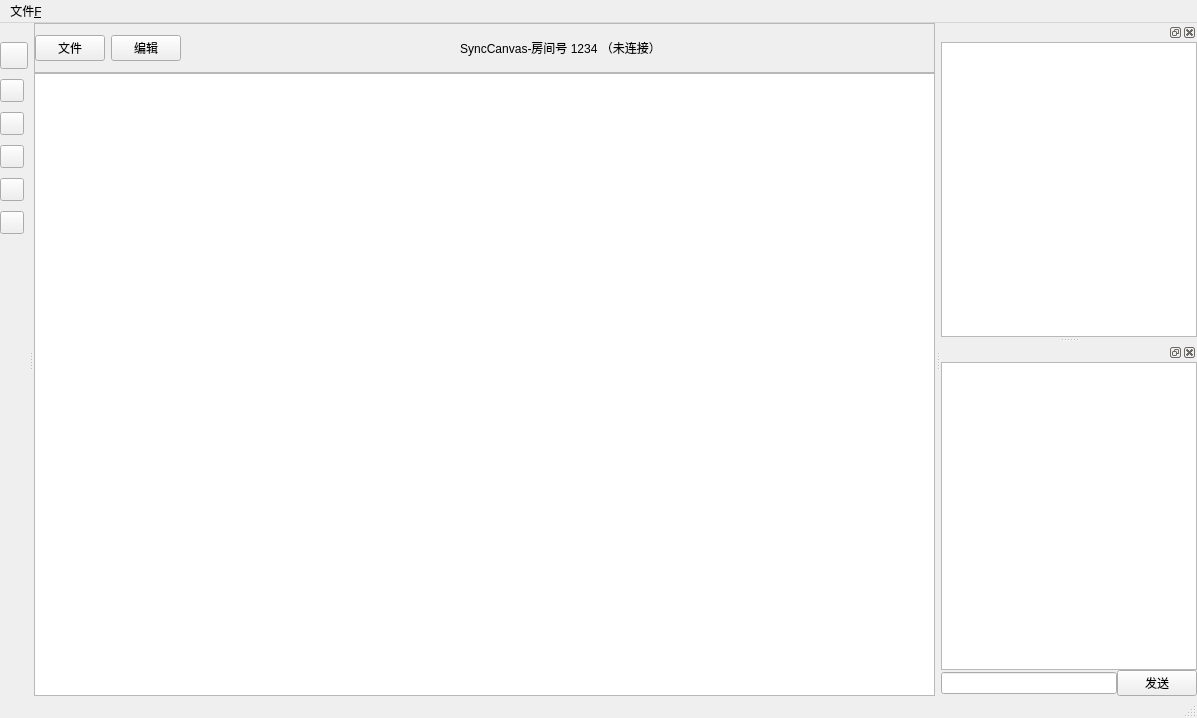
<?xml version="1.0" encoding="UTF-8"?>
<ui version="4.0">
 <class>Canvas</class>
 <widget class="QMainWindow" name="Canvas">
  <property name="geometry">
   <rect>
    <x>0</x>
    <y>0</y>
    <width>1197</width>
    <height>718</height>
   </rect>
  </property>
  <property name="windowTitle">
   <string>MainWindow</string>
  </property>
  <property name="styleSheet">
   <string notr="true">/* ================= 1. 全局架构：高级灰蓝底色 ================= */
QMainWindow {
    background-color: #f7f9fc; /* 灰蓝背景，制造层次感 */
}

/* 隐藏分割线视觉效果，但保留物理拖拽，让背景透出来 */
QMainWindow::separator {
    background-color: #f7f9fc;
    width: 6px;  /* 稍微宽一点，让缝隙更明显，形成模块分离感 */
    height: 6px;
}
QMainWindow::separator:hover {
    background-color: #e0e6ed; /* 鼠标放上去稍微变深 */
}

/* 基础去边框：先把所有控件的丑陋默认边框去掉，后面单独加 */
QGraphicsView, QTreeWidget, QListWidget, QTextBrowser, QLineEdit {
    border: none;
    background-color: #ffffff;
    outline: none; /* 去掉选中时的虚线框 */
}

/* ================= 2. 顶部导航栏 (#topNavBar) ================= */
#topNavBar {
    background-color: #ffffff;
    border-bottom: 1px solid #dcdcdc; /* 底部加一条稍深的线，把顶栏“托”起来 */
}

/* 顶部标题 */
#topNavBar QLabel {
    color: #333333;
    font-size: 14px;
    font-weight: bold;
    font-family: &quot;Microsoft YaHei UI&quot;, &quot;Segoe UI&quot;;
    border: none;
    background: transparent;
    padding: 0 10px;
}

/* 顶部按钮 (文件、编辑) */
#topNavBar QPushButton {
    background: transparent;
    border: none;
    color: #555;
    font-size: 13px;
    padding: 6px 12px;
    border-radius: 4px;
    font-family: &quot;Microsoft YaHei&quot;;
}
#topNavBar QPushButton:hover {
    background-color: #f0f2f5;
    color: #000;
}
#topNavBar QPushButton:pressed {
    background-color: #e6e6e6;
}

/* ================= 3. 中间画板 (Canvas) ================= */
QGraphicsView {
    background-color: #f0f0f0;			/* 灰色背景*/
    /* 【视觉重心】边框颜色加深 */
    border: 1px solid #c0c4cc; 
    border-radius: 6px;
    /* 关键：利用 margin 让画板四周露出一点灰色的背景 */
    margin: 10px; 
}

/* ================= 4. 侧边栏架构 (Docks) ================= */
QDockWidget {
    border: none;
    background-color: transparent; /* 让 Dock 自身透明 */
}

/* Dock 里面的实际容器变白 */
QDockWidget &gt; QWidget {
    background-color: #ffffff;
    border-left: 1px solid #dcdcdc; /* 默认右侧 Dock 左边加线 */
}

/* 左侧工具栏 Dock 特殊处理 (线在右边) */
#tool_dock &gt; QWidget {
    border-left: none;
    border-right: 1px solid #dcdcdc; 
}

/* ================= 5. 右侧聊天区域 (显形修复版) ================= */

/* 聊天记录框 */
QDockWidget QTextBrowser {
    border: 1px solid #c0c4cc; /* 清晰的中灰边框 */
    border-radius: 4px;
    background-color: #ffffff;
    margin-bottom: 8px;        /* 和下方输入框拉开距离 */
}

/* 聊天输入框 - 使用ID选择器强制生效 */
#input_edit {
    border: 1px solid #c0c4cc; /* 【关键】实实在在的边框 */
    background-color: #ffffff; /* 纯白背景 */
    border-radius: 4px;
    padding: 6px 8px;
    color: #333;
    min-height: 20px;
}
/* 备用：如果上面的ID不对，这个类选择器也能兜底 */
QDockWidget QLineEdit {
    border: 1px solid #c0c4cc;
    background-color: #ffffff;
    border-radius: 4px;
    padding: 6px 8px;
}

/* 输入框聚焦状态 */
#input_edit:focus, QDockWidget QLineEdit:focus {
    border: 1px solid #0078d7; /* 选中变蓝 */
    background-color: #ffffff;
}

/* 发送按钮 */
QPushButton#send_btn {
    background-color: #0078d7;
    color: white;
    border: none;
    border-radius: 4px; /* 和输入框保持一致的方圆角 */
    padding: 6px 15px;
    margin-left: 5px;
    font-weight: bold;
}
QPushButton#pushButton:hover {
    background-color: #0063b1;
}
QPushButton#pushButton:pressed {
    background-color: #004e8c;
}

/* ================= 6. 右侧列表 (在线用户) ================= */
QTreeWidget, QListWidget {
    /* 修复：给整个列表加边框，或者保持无边框看个人喜好，这里加个细边框防散 */
    border: 1px solid #e0e0e0; 
    border-radius: 4px;
    padding: 4px;
/* 关键属性：让选中高亮覆盖到左侧的分支图标区域 */
    show-decoration-selected: 1;
/* 配合原本的选中颜色 */
    selection-background-color: #e6f4ff;
}

QTreeWidget::item, QListWidget::item {
	height: 40px; /* 给每行一点高度，不那么挤 */
    padding: 6px;
    margin: 2px 4px;
    border: none;
    border-radius: 4px;
}

/* 选中状态：清爽的淡蓝卡片 */
QTreeWidget::item:selected, QListWidget::item:selected {
    background-color: #e6f4ff;
    color: #0078d7;
}

QTreeWidget::item:hover {
    background-color: #f5f7fa;
}

/* ================= 7. 左侧工具栏按钮 ================= */
#tool_dock QToolButton {
    border: none;
    background: transparent;
    border-radius: 6px;
    padding: 8px;
    margin: 4px;
}
#tool_dock QToolButton:hover {
    background-color: #f0f2f5;
}
#tool_dock QToolButton:checked {
    background-color: #e6f4ff;
    border: 1px solid #0078d7; /* 选中时加个蓝框 */
}

/* ================= 8. 顶部 Tab (切换条) - 纯色块风格 ================= */
QMainWindow QTabBar::tab {
    background: transparent;  /* 未选中时背景透明 */
    border: none;
    /* 增加一点内边距，让色块看起来饱满，不像文字挤在一起 */
    padding: 6px 20px;       
    color: #666;              /* 未选中时文字灰色 */
    font-weight: bold;
    
    /* 【关键】给 Tab 之间留出缝隙，让它们变成独立的“按钮” */
    margin-right: 5px;
    margin-bottom: 2px;       /* 稍微留点底边距，不要贴死内容区 */
    
    /* 加个圆角，视觉效果更现代，不像死板的方块 */
    border-radius: 4px;
}

/* 鼠标悬停在未选中的 Tab 上时 */
QMainWindow QTabBar::tab:hover {
    background-color: #e6f4ff; /* 极淡的蓝色背景，提示可以点击 */
    color: #0078d7;
}

/* 【核心修改】选中状态：全蓝背景 + 白字 */
QMainWindow QTabBar::tab:selected {
    background-color: #0078d7; /* 你的主题蓝 */
    color: #ffffff;            /* 纯白文字 */
    border: none;              /* 彻底去掉之前的底部蓝线 */
}
/* ================= 9. 浮动窗口与标题栏美化 (极简版) ================= */

/* 1. 标题栏：纯白、干净、带一条底线 */
QDockWidget::title {
    background-color: #ffffff;
    text-align: left;
    padding: 6px 10px;
    border-bottom: 1px solid #e0e0e0; /* 只有这一条淡淡的线 */
    font-weight: bold;
    color: #333;
}

/* 2. 主体：完全去掉边框，依靠系统自带的窗口阴影 */
QDockWidget {
    border: none;
}

/* 3. 按钮美化：保持精致 */
QDockWidget::close-button, QDockWidget::float-button {
    border: none;
    background: transparent;
    border-radius: 4px;
    width: 24px;   
    height: 24px;
    subcontrol-position: center right; 
    subcontrol-origin: padding;
}

/* 调整按钮位置 */
QDockWidget::close-button { right: 5px; }
QDockWidget::float-button { right: 35px; }

/* 鼠标悬停 */
QDockWidget::close-button:hover, QDockWidget::float-button:hover {
    background-color: #f0f2f5;
}
QDockWidget::close-button:pressed, QDockWidget::float-button:pressed {
    background-color: #e6e6e6;
}</string>
  </property>
  <widget class="QWidget" name="centralwidget">
   <layout class="QGridLayout" name="gridLayout">
    <property name="leftMargin">
     <number>0</number>
    </property>
    <property name="topMargin">
     <number>0</number>
    </property>
    <property name="rightMargin">
     <number>0</number>
    </property>
    <property name="bottomMargin">
     <number>0</number>
    </property>
    <property name="spacing">
     <number>0</number>
    </property>
    <item row="1" column="0">
     <widget class="QGraphicsView" name="graphicsView"/>
    </item>
    <item row="0" column="0">
     <widget class="QFrame" name="topNavBar">
      <property name="minimumSize">
       <size>
        <width>0</width>
        <height>50</height>
       </size>
      </property>
      <property name="frameShape">
       <enum>QFrame::StyledPanel</enum>
      </property>
      <property name="frameShadow">
       <enum>QFrame::Raised</enum>
      </property>
      <layout class="QHBoxLayout" name="horizontalLayout_2">
       <property name="leftMargin">
        <number>0</number>
       </property>
       <property name="topMargin">
        <number>0</number>
       </property>
       <property name="rightMargin">
        <number>0</number>
       </property>
       <property name="bottomMargin">
        <number>0</number>
       </property>
       <item>
        <widget class="QPushButton" name="file_btn">
         <property name="maximumSize">
          <size>
           <width>70</width>
           <height>16777215</height>
          </size>
         </property>
         <property name="text">
          <string>文件</string>
         </property>
        </widget>
       </item>
       <item>
        <widget class="QPushButton" name="edit_btn">
         <property name="maximumSize">
          <size>
           <width>70</width>
           <height>16777215</height>
          </size>
         </property>
         <property name="text">
          <string>编辑</string>
         </property>
        </widget>
       </item>
       <item>
        <widget class="QLabel" name="title_label">
         <property name="text">
          <string>SyncCanvas-房间号 1234 （未连接）</string>
         </property>
         <property name="alignment">
          <set>Qt::AlignCenter</set>
         </property>
        </widget>
       </item>
      </layout>
     </widget>
    </item>
   </layout>
  </widget>
  <widget class="QMenuBar" name="menubar">
   <property name="geometry">
    <rect>
     <x>0</x>
     <y>0</y>
     <width>1197</width>
     <height>21</height>
    </rect>
   </property>
   <widget class="QMenu" name="menu_F">
    <property name="title">
     <string>文件&amp;F</string>
    </property>
    <addaction name="input_img"/>
    <addaction name="creatRoom_action"/>
   </widget>
   <addaction name="menu_F"/>
  </widget>
  <widget class="QStatusBar" name="statusbar"/>
  <widget class="QDockWidget" name="tool_dock">
   <property name="features">
    <set>QDockWidget::NoDockWidgetFeatures</set>
   </property>
   <property name="allowedAreas">
    <set>Qt::NoDockWidgetArea</set>
   </property>
   <attribute name="dockWidgetArea">
    <number>1</number>
   </attribute>
   <widget class="QWidget" name="dockWidgetContents">
    <layout class="QVBoxLayout" name="verticalLayout_3">
     <property name="spacing">
      <number>10</number>
     </property>
     <property name="leftMargin">
      <number>0</number>
     </property>
     <property name="topMargin">
      <number>0</number>
     </property>
     <property name="rightMargin">
      <number>0</number>
     </property>
     <property name="bottomMargin">
      <number>0</number>
     </property>
     <item>
      <widget class="QToolButton" name="pen_tool">
       <property name="maximumSize">
        <size>
         <width>16777215</width>
         <height>16777215</height>
        </size>
       </property>
       <property name="styleSheet">
        <string notr="true"/>
       </property>
       <property name="text">
        <string/>
       </property>
       <property name="iconSize">
        <size>
         <width>20</width>
         <height>20</height>
        </size>
       </property>
       <property name="checkable">
        <bool>true</bool>
       </property>
       <property name="autoExclusive">
        <bool>false</bool>
       </property>
      </widget>
     </item>
     <item>
      <widget class="QToolButton" name="eraser_tool">
       <property name="styleSheet">
        <string notr="true">border-image: url(:/res/Eraser.png);</string>
       </property>
       <property name="text">
        <string/>
       </property>
       <property name="checkable">
        <bool>true</bool>
       </property>
       <property name="autoExclusive">
        <bool>false</bool>
       </property>
      </widget>
     </item>
     <item>
      <widget class="QToolButton" name="rect_tool">
       <property name="styleSheet">
        <string notr="true">border-image: url(:/res/shape_rect.png);</string>
       </property>
       <property name="text">
        <string/>
       </property>
       <property name="checkable">
        <bool>true</bool>
       </property>
       <property name="autoExclusive">
        <bool>false</bool>
       </property>
      </widget>
     </item>
     <item>
      <widget class="QToolButton" name="oval_tool">
       <property name="styleSheet">
        <string notr="true">border-image: url(:/res/shape_oval.png);</string>
       </property>
       <property name="text">
        <string/>
       </property>
       <property name="checkable">
        <bool>true</bool>
       </property>
       <property name="autoExclusive">
        <bool>false</bool>
       </property>
      </widget>
     </item>
     <item>
      <widget class="QToolButton" name="width_tool">
       <property name="styleSheet">
        <string notr="true">border-image: url(:/res/pen_width.png);</string>
       </property>
       <property name="text">
        <string/>
       </property>
      </widget>
     </item>
     <item>
      <widget class="QToolButton" name="color_tool">
       <property name="styleSheet">
        <string notr="true">border-image: url(:/res/color_wheel.png);</string>
       </property>
       <property name="text">
        <string/>
       </property>
      </widget>
     </item>
     <item>
      <spacer name="verticalSpacer">
       <property name="orientation">
        <enum>Qt::Vertical</enum>
       </property>
       <property name="sizeHint" stdset="0">
        <size>
         <width>20</width>
         <height>486</height>
        </size>
       </property>
      </spacer>
     </item>
    </layout>
   </widget>
  </widget>
  <widget class="QDockWidget" name="user_dock">
   <attribute name="dockWidgetArea">
    <number>2</number>
   </attribute>
   <widget class="QWidget" name="dockWidgetContents_3">
    <layout class="QVBoxLayout" name="verticalLayout_2">
     <property name="spacing">
      <number>0</number>
     </property>
     <property name="leftMargin">
      <number>0</number>
     </property>
     <property name="topMargin">
      <number>0</number>
     </property>
     <property name="rightMargin">
      <number>0</number>
     </property>
     <property name="bottomMargin">
      <number>0</number>
     </property>
     <item>
      <widget class="UserListTree" name="treeWidget">
       <property name="rootIsDecorated">
        <bool>false</bool>
       </property>
       <attribute name="headerVisible">
        <bool>false</bool>
       </attribute>
       <column>
        <property name="text">
         <string/>
        </property>
       </column>
      </widget>
     </item>
    </layout>
   </widget>
  </widget>
  <widget class="QDockWidget" name="chat_dock">
   <attribute name="dockWidgetArea">
    <number>2</number>
   </attribute>
   <widget class="QWidget" name="dockWidgetContents_4">
    <layout class="QVBoxLayout" name="verticalLayout">
     <property name="spacing">
      <number>0</number>
     </property>
     <property name="leftMargin">
      <number>0</number>
     </property>
     <property name="topMargin">
      <number>0</number>
     </property>
     <property name="rightMargin">
      <number>0</number>
     </property>
     <property name="bottomMargin">
      <number>0</number>
     </property>
     <item>
      <widget class="QTextBrowser" name="chat_textBrowser"/>
     </item>
     <item>
      <layout class="QHBoxLayout" name="horizontalLayout">
       <item>
        <widget class="QLineEdit" name="input_edit"/>
       </item>
       <item>
        <widget class="QPushButton" name="send_btn">
         <property name="text">
          <string>发送</string>
         </property>
        </widget>
       </item>
      </layout>
     </item>
    </layout>
   </widget>
  </widget>
  <action name="input_img">
   <property name="text">
    <string>导入图片</string>
   </property>
   <property name="menuRole">
    <enum>QAction::NoRole</enum>
   </property>
  </action>
  <action name="creatRoom_action">
   <property name="text">
    <string>新建房间</string>
   </property>
   <property name="menuRole">
    <enum>QAction::NoRole</enum>
   </property>
  </action>
 </widget>
 <customwidgets>
  <customwidget>
   <class>UserListTree</class>
   <extends>QTreeWidget</extends>
   <header>userlisttree.h</header>
  </customwidget>
 </customwidgets>
 <resources/>
 <connections/>
</ui>
